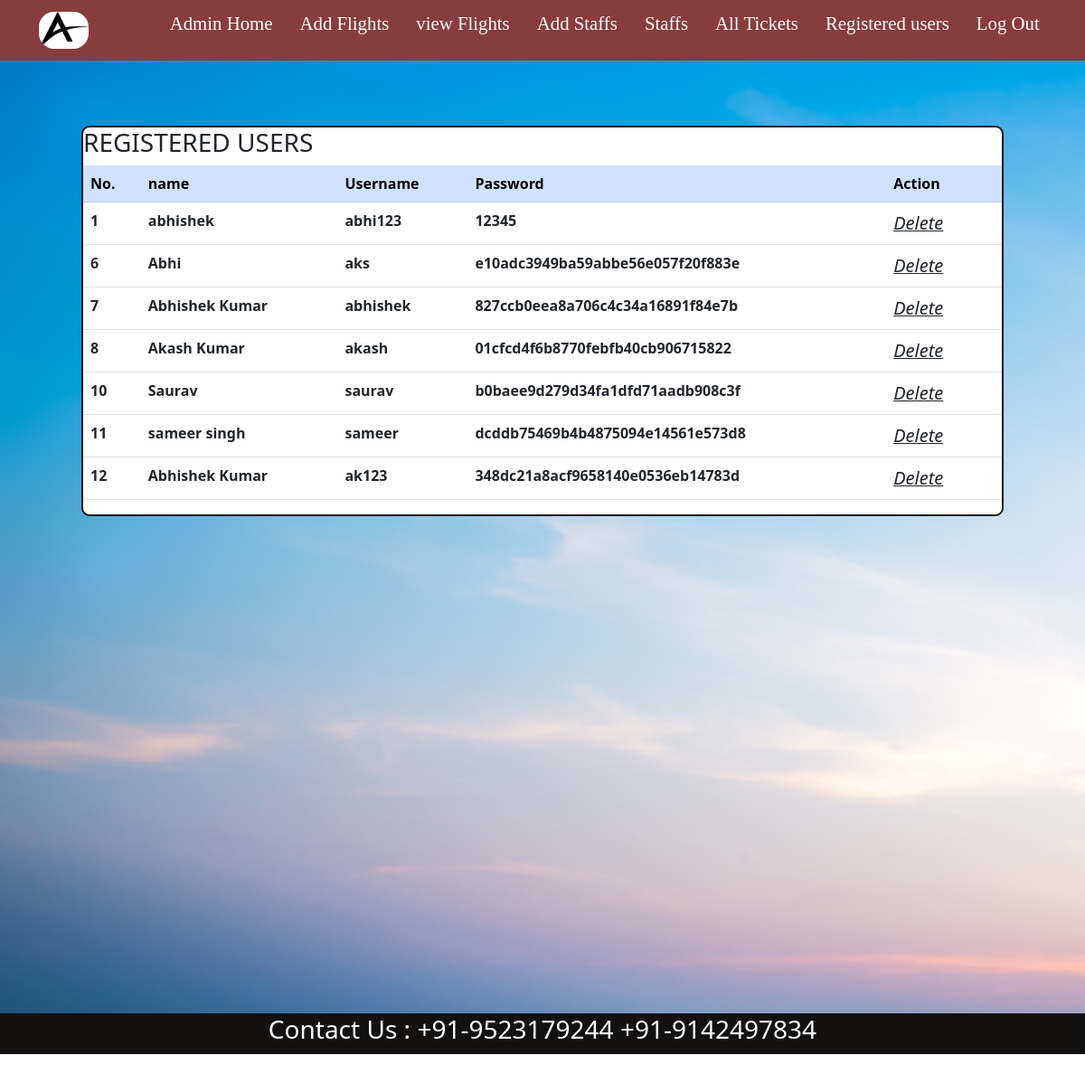
Page /registered_users.php on the committed database.
### tables this page shows
CREATE TABLE `users` (
  `id` int(11) NOT NULL,
  `username` varchar(255) NOT NULL,
  `password` varchar(255) NOT NULL,
  `name` varchar(255) NOT NULL
);

### registered_users.php (the view, shortened to what this page needs)
<!DOCTYPE html>
<html lang="en">
<head>
    <link rel="stylesheet" href="style7.css">
    <link href="https://cdn.jsdelivr.net/npm/bootstrap@5.2.3/dist/css/bootstrap.min.css" rel="stylesheet"
>
</head>
<body>
    <nav id="navbar">
        <div id="logo">
            <img src="img/zabhi2.jpg" alt="">
        </div>
        <ul>
            <li class="item"><a href="admin.php">Admin Home</a></li>
            <li class="item"><a href="add_flights.php">Add Flights</a></li>
            <li class="item"><a href="view_flights.php">view Flights</a></li>
            <li class="item"><a href="add_staffs.php">Add Staffs</a></li>
            <li class="item"><a href="view_staffs.php">Staffs</a></li>
            <li class="item"><a href="all_booked_ticket.php">All Tickets</a></li>
            <li class="item"><a href="registered_users.php">Registered users</a></li>
            <li class="item"><a href="logout.php">Log Out</a></li>
        </ul>
    </nav>
    <br><br><br>
    <div class="printusers">
        <h3>REGISTERED USERS</h3>
        <table class="table table-hover text-centre">
            <thead class="table-primary">
                <tr>
                    <th scope="col">No.</th>
                    <th scope="col">name</th>
                    <th scope="col">Username</th>
                    <th scope="col">Password</th>
                    <th scope="col">Action</th>
                </tr>
            </thead>
            <tbody>
                <?php
                include "db_conn.php";
                $sql= "SELECT * FROM `users`";
                $result=mysqli_query($conn, $sql);
                while($row = mysqli_fetch_assoc($result)){
                    ?>
                <tr>
                    <th><?php echo  $row['id'] ?></th>
                    <th><?php echo  $row['name'] ?></th>
                    <th><?php echo  $row['username'] ?></th>
                    <th><?php echo  $row['password'] ?></th>
                    <td>
                        <a href="delete_registered_users.php?id=<?php echo $row['id']?>" class="link-dark"><i
                                class="fa-solid fa-trash fs-5   me-3">Delete </i></a>
                    </td>
                </tr>
                <?php
                }
                ?>
            </tbody>
        </table>
    </div>
    <div class="lowerpart">
        <h3>Contact Us : +91-9523179244 +91-9142497834</h3>
        <h3>---------------------------------------</h3>
    </div>
</body>
</html>

### style7.css (style rules this page uses)
body { margin: 0; padding: 0; background: url('img/zbg3.jpg'); background-size:cover; background-repeat: no-repeat; }
#navbar { display: flex; align-items: center; position: relative; top: 0px; }
#navbar::before { content: ""; background-color: rgb(137 60 60); position: absolute; top:0px; left:0px; height: 100%; width:100%; z-index: -1; }
#logo { margin: 1px 35px; }
#logo img { height: 45px; margin: 3px 6px; border: 2px solid rgb(137 60 60); border-radius: 19px; }
#navbar ul { display: flex; font-family: 'Baloo Bhai', cursive; }
#navbar ul li { list-style: none; font-size: 1.3rem; }
#navbar ul li a { color: white; display: block; padding: 10px 15px; border-radius: 20px; text-decoration: none; }
.lowerpart { background-color: rgb(19, 16, 16); border: 1px solid rgb(15, 15, 15); height: 45px; align-items: center; text-align: center; color: white; margin-top: 550px; }

### registered_users.php (style rules this page uses)
.printusers { background-color: white; border: 2px solid rgb(23, 22, 22); border-radius: 9px; width:85%; margin:auto; }

### rows in the picture
users: id "1", name "abhishek", username "abhi123", password "12345"
users: id "6", name "Abhi", username "aks", password "e10adc3949ba59abbe56e057f20f883e"
users: id "7", name "Abhishek Kumar", username "abhishek", password "827ccb0eea8a706c4c34a16891f84e7b"
users: id "8", name "Akash Kumar", username "akash", password "01cfcd4f6b8770febfb40cb906715822"
users: id "10", name "Saurav", username "saurav", password "b0baee9d279d34fa1dfd71aadb908c3f"
users: id "11", name "sameer singh", username "sameer", password "dcddb75469b4b4875094e14561e573d8"
users: id "12", name "Abhishek Kumar", username "ak123", password "348dc21a8acf9658140e0536eb14783d"
